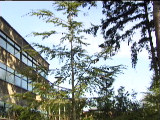
#> input picture WavingTrees/b00000.bmp, 160 x 120 px; its folder holds only this picture in this run
$ python main.py   (older library calls are emulated)
#> lines starting #> are read from the running program, lines starting #| are printed output that depends on the picture
### GMM.py
import numpy as np
import cv2 as cv
import os
from numpy.linalg import norm, inv
from scipy.stats import multivariate_normal as mv_norm

init_weight = [0.7, 0.11, 0.1, 0.09]
init_u = np.zeros(3)
# initial Covariance matrix
init_sigma = 225*np.eye(3)
init_alpha = 0.05


class GMM():
    def __init__(self, data_dir, train_num, alpha=init_alpha):
        self.data_dir = data_dir
        self.train_num = train_num
        self.alpha = alpha
        self.img_shape = None

        self.weight = None
        self.mu = None
        self.sigma = None
        self.K = None
        self.B = None

    def check(self, pixel, mu, sigma):
        '''
        check whether a pixel match a Gaussian distribution. Matching means pixel is less than
        2.5 standard deviations away from a Gaussian distribution.
        '''
        x = np.mat(np.reshape(pixel, (3, 1)))
        u = np.mat(mu).T
        sigma = np.mat(sigma)
        # calculate Mahalanobis distance
        d = np.sqrt((x-u).T*sigma.I*(x-u))
        if d < 2.5:
            return True
        else:
            return False

    def train(self, K=4):
        '''
        train model
        '''
#> called with K = 4
        self.K = K
        file_list = []
        # file numbers are from 1 to train_number
        for i in range(self.train_num):
            file_name = os.path.join(self.data_dir, 'b%05d' % i + '.bmp')
            file_list.append(file_name)

        img_init = cv.imread(file_list[0])
#> img_init is the input picture: shape (120, 160, 3); mean B, G, R 146, 146.2, 136.3
        img_shape = img_init.shape
#> img_shape = (120, 160, 3)
        self.img_shape = img_shape
#> self.img_shape = (120, 160, 3)
        self.weight = np.array([[init_weight for j in range(self.img_shape[1])] for i in range(self.img_shape[0])])
        self.mu = np.array([[[init_u for k in range(self.K)] for j in range(img_shape[1])]
                             for i in range(img_shape[0])])
        self.sigma = np.array([[[init_sigma for k in range(self.K)] for j in range(img_shape[1])]
                             for i in range(img_shape[0])])

        self.B = np.ones(self.img_shape[0:2], dtype=np.int)
        for i in range(img_shape[0]):
            for j in range(img_shape[1]):
                for k in range(self.K):
                    self.mu[i][j][k] = np.array(img_init[i][j]).reshape(1,3)
        for i in range(self.K):
            print('u:{}'.format(self.mu[100][100][i]))
#> this loop made 4 passes
#| u:[40. 56. 49.]
#| u:[40. 56. 49.]
#| u:[40. 56. 49.]
#| u:[40. 56. 49.]
        # update process
        for file in file_list:
            print('training:{}'.format(file))
            img=cv.imread(file)
            for i in range(img.shape[0]):
                for j in range(img.shape[1]):
                    # Check whether match the existing K Gaussian distributions
                    match = -1
                    for k in range(K):
                        if self.check(img[i][j], self.mu[i][j][k], self.sigma[i][j][k]):
                            match = k
                            break
                    # a match found
                    if match != -1:
                        mu = self.mu[i][j][k]
                        sigma = self.sigma[i][j][k]
                        x = img[i][j].astype(np.float)
                        delta = x - mu
                        rho = self.alpha * mv_norm.pdf(img[i][j], mu, sigma)
                        self.weight[i][j] = (1 - self.alpha) * self.weight[i][j]
                        self.weight[i][j][match] += self.alpha
                        # self.weight[i][j][k] = self.weight[i][j][k] + self.alpha*(m - self.weight[i][j][k])
                        self.mu[i][j][k] = mu + rho * delta
                        self.sigma[i][j][k] = sigma + rho * (np.matmul(delta, delta.T) - sigma)
                    # if none of the K distributions match the current value
                    # the least probable distribution is replaced with a distribution
                    # with current value as its mean, an initially high variance and low rior weight
                    if match == -1:
                        w_list = [self.weight[i][j][k] for k in range(K)]
                        id = w_list.index(min(w_list))
                        # weight keep same, replace mean with current value and set high variance
                        self.mu[i][j][id] = np.array(img[i][j]).reshape(1, 3)
                        self.sigma[i][j][id] = np.array(init_sigma)
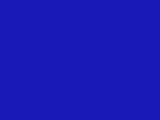
#> self.weight: shape (120, 160, 4) float64; mean B, G, R, A 0.715, 0.104, 0.095, 0.0855
            print('img:{}'.format(img[100][100]))
#| img:[40 56 49]
            print('weight:{}'.format(self.weight[100][100]))
#| weight:[0.715  0.1045 0.095  0.0855]
            self.reorder()
            for i in range(self.K):
                print('u:{}'.format(self.mu[100][100][i]))


    def reorder(self, T=0.90):
        '''
        reorder the estimated components based on the ratio pi / the norm of standard deviation.
        the first B components are chosen as background components
        the default threshold is 0.75
        '''
#> called with T = 0.9
        for i in range(self.img_shape[0]):
            for j in range(self.img_shape[1]):
                k_weight = self.weight[i][j]
                k_norm = np.array([norm(np.sqrt(self.sigma[i][j][k])) for k in range(self.K)])
                ratio = k_weight/k_norm
                descending_order = np.argsort(-ratio)

                self.weight[i][j] = self.weight[i][j][descending_order]
                self.mu[i][j] = self.mu[i][j][descending_order]
                self.sigma[i][j] = self.sigma[i][j][descending_order]

                cum_weight = 0
                for index, order in enumerate(descending_order):
                    cum_weight += self.weight[i][j][index]
                    if cum_weight > T:
                        self.B[i][j] = index + 1
                        break
#> self.B: shape (120, 160) int64; every value is 3
                # if self.B[i][j] == self.K:
                #     self.B[i][j] = self.K - 1


    # [15 lines left out: function infer, not called in this run]

### main.py
import GMM
import glob
import cv2 as cv

if __name__ == '__main__':
    data_dir = r'./WavingTrees'
    train_num = 200
    gmm = GMM.GMM(data_dir=data_dir, train_num=train_num)
    gmm.train()
#> the loop in train, `for i in range(self.K):` made 4 passes
#| u:[40. 56. 49.]
#| u:[40. 56. 49.]
#| u:[40. 56. 49.]
#| u:[40. 56. 49.]
#> (the run stopped early here; a loop or call above may not have finished)
